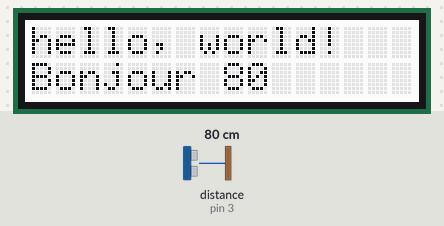
Recording of a sketch running on a simulated Arduino Uno, built with avr-gcc and run on an emulated ATmega328P. Shown: 16×2 character LCD. The inputs (shaded band) are chosen by the test bench; at power-on: distance to the obstacle (sensor on pin 3) 80 cm. What the sketch prints to the serial monitor is not drawn.

Above: at 1.2 s.
1.3 s: distance to the obstacle (sensor on pin 3) set to 120 cm
At 2.2 s:
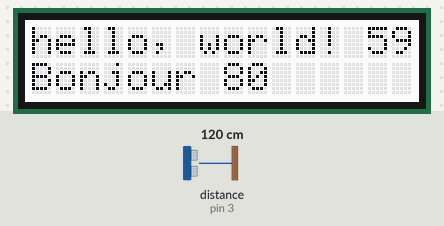
3.9 s: distance to the obstacle (sensor on pin 3) set to 2 cm
At 4.5 s:
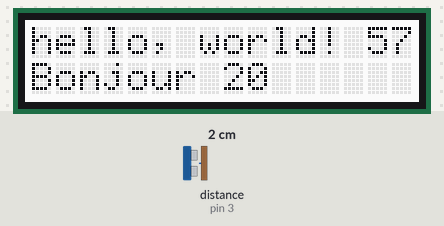
5.7 s: distance to the obstacle (sensor on pin 3) set to 250 cm
At 7.5 s:
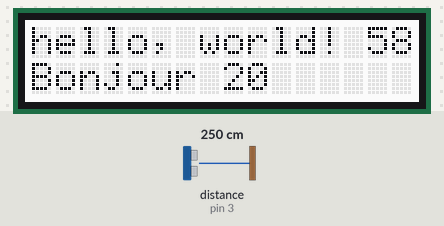
Timing chart, 0 to 9.0 s (numbered marks = the images above; inputs shaded):
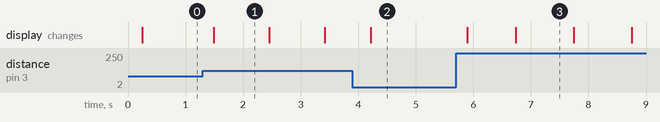

Measured:
- after the input at 1.3 s, the display: changes after 0.19 s (image 1)
- after the input at 5.7 s, the display: first changes after 0.19 s (image 3 shows a later state)
- what the display in image 3 shows lasts 1.0 s, from 6.7 s to 7.7 s

The sketch:

UltraDisOnSeeedSerialLcd.ino
```cpp
// (licence header left out)
/***************************************************************************/
//  Function: Measure the distance to obstacles in front and display the
//			  result on seeedstudio serialLcd. Make sure you installed the
//			  serialLCD, SofewareSerial and Ultrasonic library.
//	Hardware: Grove - Ultrasonic Ranger, Grove - Serial LCD
//	Arduino IDE: Arduino-1.0
/*****************************************************************************/


#include <SoftwareSerial.h>
#include "Ultrasonic.h"
#include <Wire.h>
#include "rgb_lcd.h"

rgb_lcd lcd;
Ultrasonic ultrasonic(3);


int people = false;
int lsc_on = false;
unsigned long int passtime = 0;
unsigned long int deltatime = 60000;

void setup()
{
    Serial.begin(9600);

    lcd.begin(16, 2);

    // Print a message to the LCD.
    lcd.print("hello, world!");
}
void loop()
{
	long RangeInCentimeters;
	RangeInCentimeters = ultrasonic.MeasureInCentimeters();
	delay(150);

    if(RangeInCentimeters<100)
    {
        if(!people)
        {
            passtime=millis();
            lcd.setCursor(0, 1);
            Serial.println(RangeInCentimeters);
            Serial.println("People In");
            lcd.display();
            people = true;
            lcd.print("Bonjour ");
            lcd.print(RangeInCentimeters);

        }
        passtime=millis();
    }
    else
    {
        people=false;
        if(millis()-passtime<deltatime)
        {
            lcd.setCursor(14,0);
            lcd.print((deltatime-(millis()-passtime))/1000);
            //Serial.print((deltatime-(millis()-passtime))/1000);
        }
        else
        {

            lcd.noDisplay();
        }
    }
}
```
